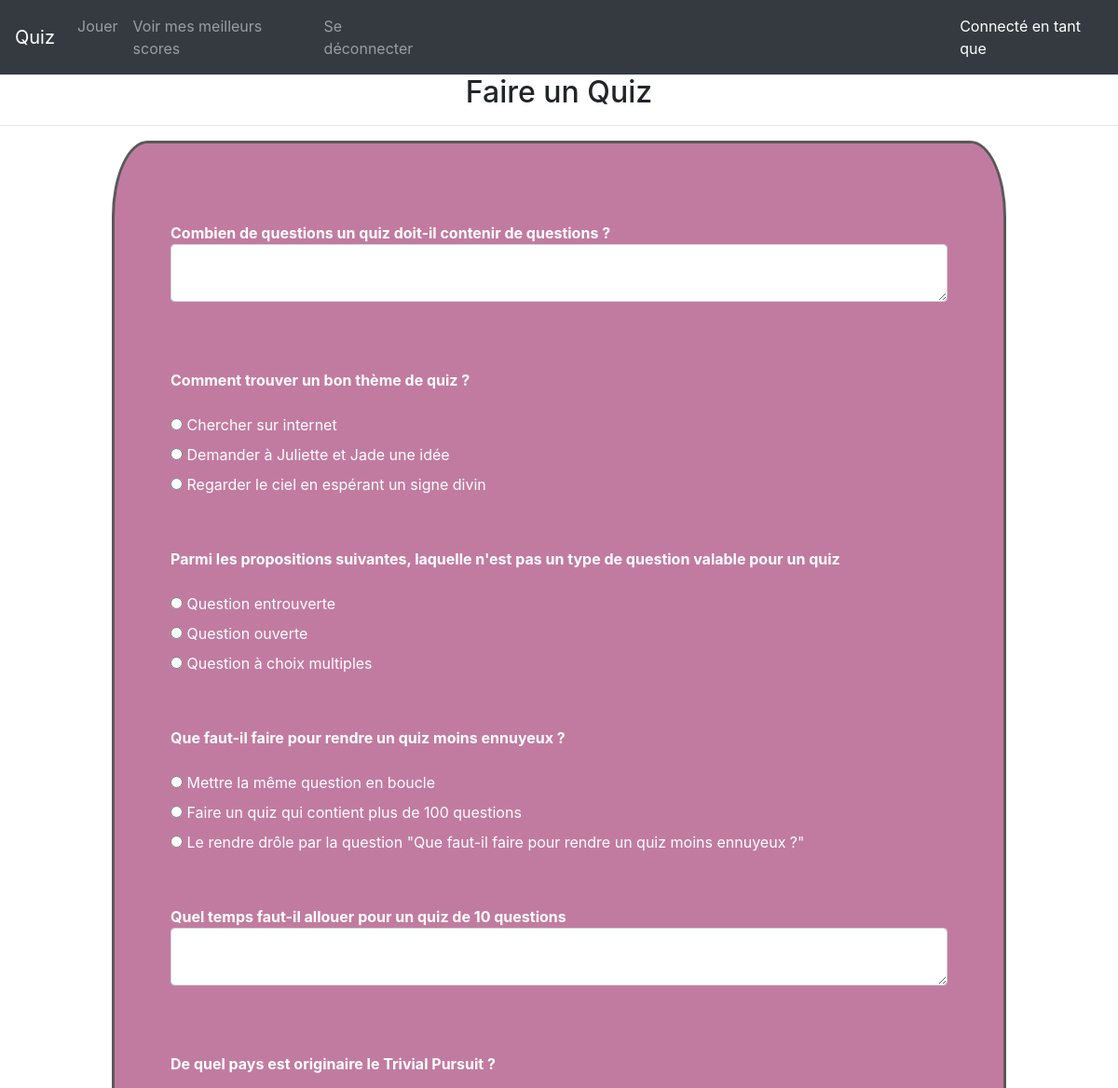
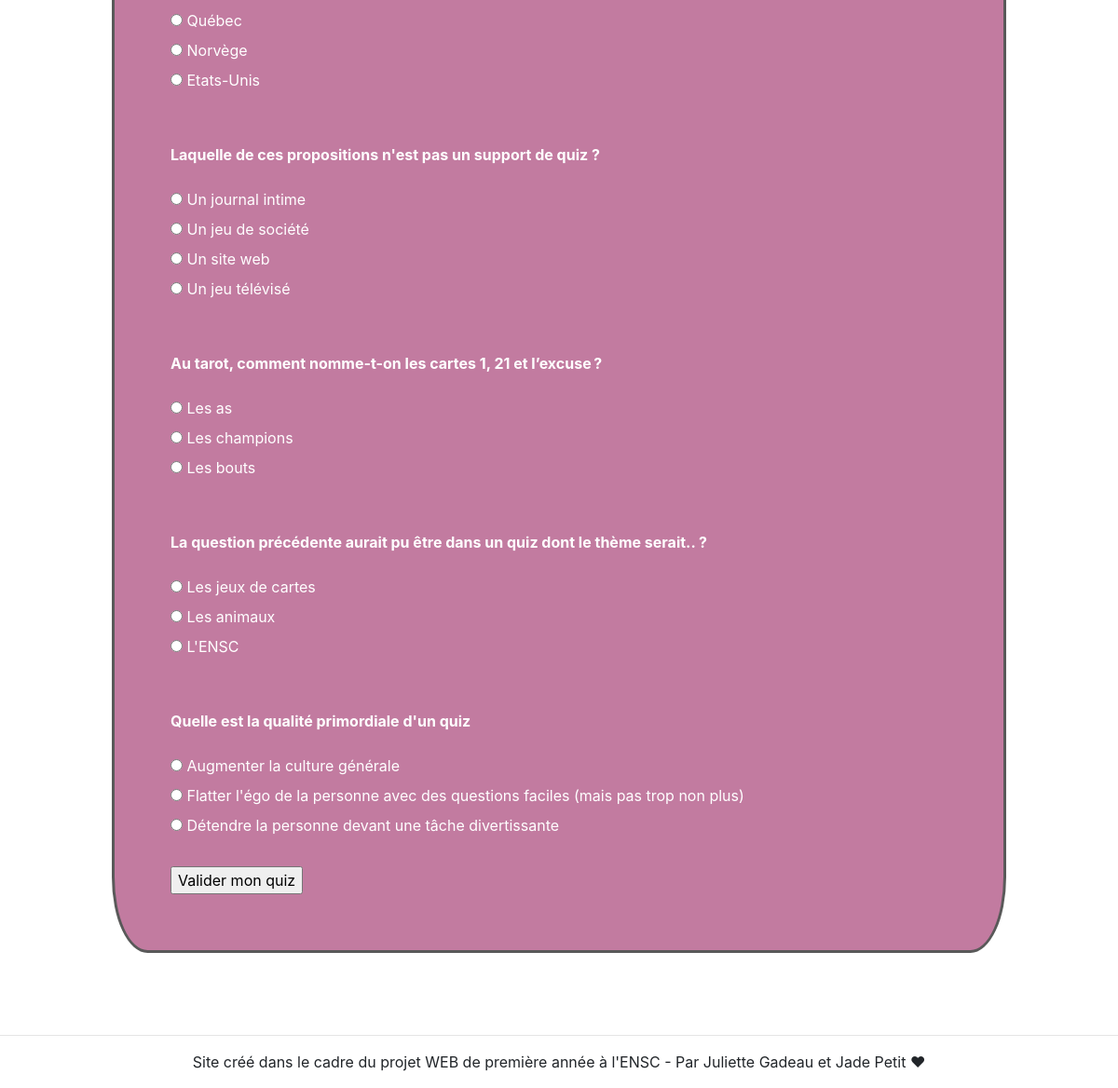
Page /pages/jouer.php?id=1 on the earlier database version (2 pictures, top to bottom).
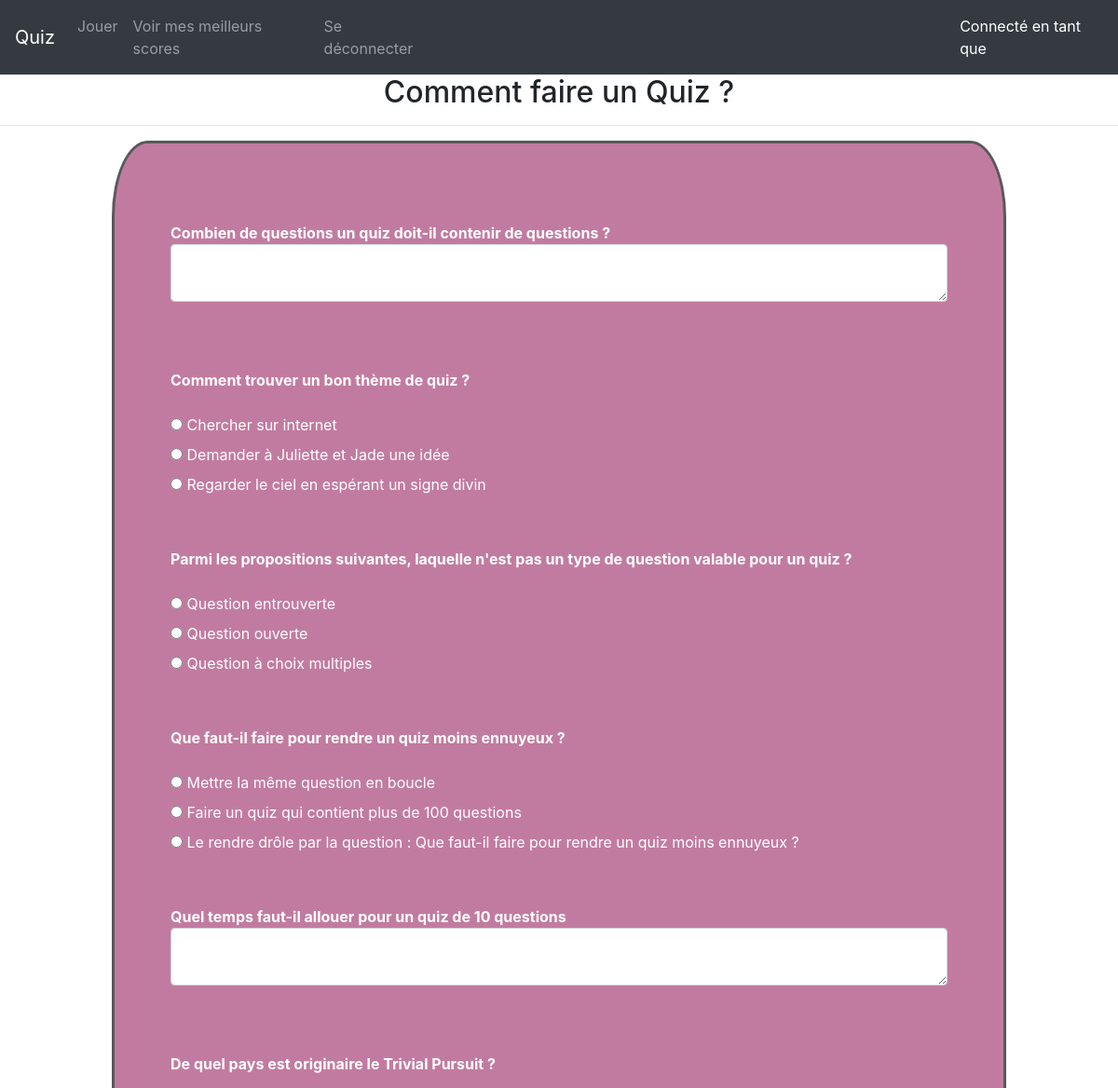
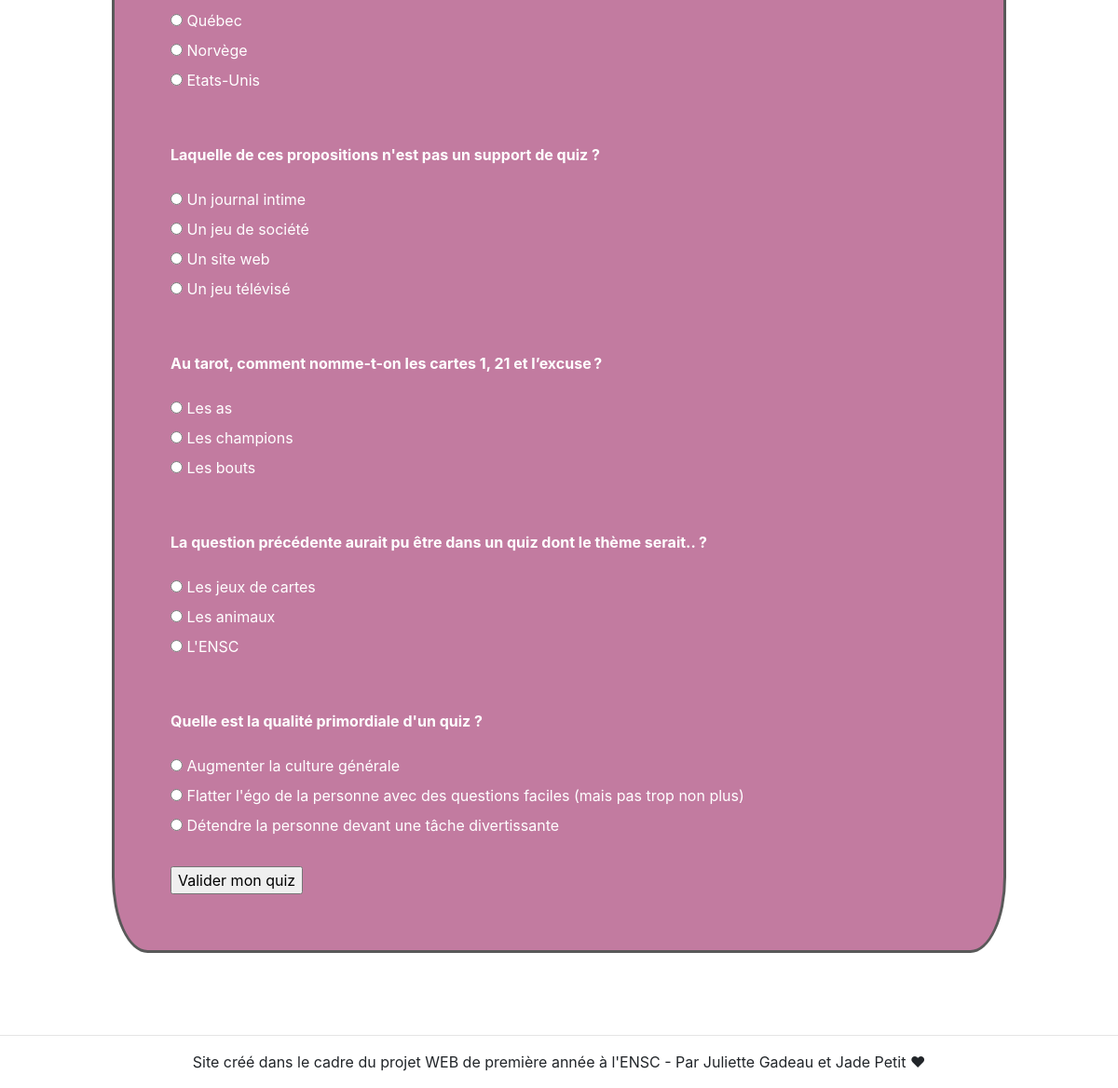
Same page on the later database version (2 pictures, top to bottom).
### tables this page shows
CREATE TABLE `quiz` (
  `no_quiz` int(20) NOT NULL,
  `nom` varchar(200) NOT NULL,
  `meilleur_score` int(20) NOT NULL,
  `meilleur_temps` int(20) NOT NULL,
  `temps_max` int(20) NOT NULL,
  `nb_question` int(20) NOT NULL,
  `login_ad` varchar(20) DEFAULT NULL
);

CREATE TABLE `question` (
  `no_question` int(20) NOT NULL,
  `lib_question` varchar(200) NOT NULL,
  `bonne_rep` varchar(200) NOT NULL,
  `type` varchar(20) NOT NULL,
  `no_quiz` int(20) DEFAULT NULL
);

CREATE TABLE `reponse` (
  `no_rep` int(20) NOT NULL,
  `lib_rep` varchar(200) NOT NULL,
  `no_question` int(20) DEFAULT NULL
);

### pages/jouer.php (the view, shortened to what this page needs)
<!DOCTYPE html>
<html>
<head>
  <link rel="stylesheet" href="../css/style_jouer.css">
  <?php include '../lib/bootstrap_header.php'; ?>
  <?php include '../includes/menu_deconnexion.php'; ?>
</head>
<body>
    <?php
    require("../bdd/connect.php");
    $req_quiz = 'SELECT * FROM QUIZ ';
    $data_quiz = $bdd->query($req_quiz);
    for($i=1;$i<=$_GET['id'];$i++)
    {
      $Tuple=$data_quiz->fetch();
      $nom_quiz = $Tuple['nom'];
      $numero_quiz = $Tuple['no_quiz'];
      $nb_question = $Tuple['nb_question'];
    }
    ?>
    <h2><?php echo $nom_quiz ?></h2>
    <hr/>
    <div class="bloc_quiz"><form action="resultat.php" method="POST">
    <?php
    $req_questions = 'SELECT * FROM QUESTION';
    $data_questions = $bdd->query($req_questions);
    for($i=1;$i<=$nb_question;$i++)
    {
      $Tuple=$data_questions->fetch();
      if($Tuple['no_quiz']==$numero_quiz)
      {
        echo '<br/><strong><div class="libelle_question">'.$Tuple['lib_question'].'</div></strong>';
        if($Tuple['type']=='ouverte')
        {
          echo '<textarea id="reponse" name="reponse'.$Tuple['no_question'].'" class="form-control" required></textarea>';
        }
        elseif ($Tuple['type']=='CM')
        {
          $req_rep = 'SELECT * FROM REPONSE';
          $data_rep = $bdd->query($req_rep);
          while ($TupleR=$data_rep->fetch())
          {
            if($Tuple['no_question']==$TupleR['no_question'])
            {
              ?>
               <br>
               <input type="radio" name ="reponse<?php echo $Tuple['no_question']?>" value="<?php echo $TupleR['lib_rep']?>">
               <label class="libelle_reponse"><?php echo $TupleR['lib_rep']?></label>
              <?php
            }
          }
        }
        echo '<br><br>';
      }
    }
    ?>
    <input type="submit" name="bouton_executer" value="Valider mon quiz" id="bouton_executer">
    </form>
    </div>
  <?php include '../includes/footer.php'; ?>
  <?php include '../lib/bootstrap_footer.php'; ?>
</body>
</html>

### lib/bootstrap_header.php (shortened to what this page needs)
<!DOCTYPE html>
<html lang="en" dir="ltr">
  <head>
  </head>
  <body>
    <link rel="stylesheet" href="https://maxcdn.bootstrapcdn.com/bootstrap/4.0.0/css/bootstrap.min.css"
>
    <link href="https://maxcdn.bootstrapcdn.com/font-awesome/4.7.0/css/font-awesome.min.css" rel="stylesheet">
  </head>
  </body>
</html>

### includes/menu_deconnexion.php (shortened to what this page needs)
<!DOCTYPE html>
<html lang="en" dir="ltr">
  <head>
    <link rel="stylesheet" href="../css/style_header.css">
  </head>
  <body>
    <nav class="navbar navbar-dark bg-dark navbar-expand-lg">
      <a class="navbar-brand" href="index.php">Quiz</a>
      <div class="collapse navbar-collapse" id="navbarSupportedContent">
        <ul class="navbar-nav mr-auto">
          <li class="nav-item">
            <a class="nav-link" id="jouer" href="choix_quiz.php">Jouer</a>
          </li>
          <li class="nav-item">
            <a class="nav-link" id="voir_scores" href="voir_score.php">Voir mes meilleurs scores</a>
          </li>
          <li class="nav-item">
            <a class="nav-link" id="se_deconnecter" href="logout.php">Se déconnecter</a>
          </li>
          <li class="nav-item">
            <div class="nav-link" id="etat_connexion"> Connecté en tant que <?php echo $_SESSION['login_entre'] ?> </div>
          </li>
        </ul>
      </div>
    </nav>
  </body>
</html>

### includes/footer.php (shortened to what this page needs)
<!DOCTYPE html>
<html lang="en" dir="ltr">
  <head>
    <link rel="stylesheet" href="../css/style_footer.css">
  </head>
  <body>
    <footer>
      <br><br><br>
      <hr>
      <p>Site créé dans le cadre du projet WEB de première année à l'ENSC - Par Juliette Gadeau et Jade Petit ❤</p>
    </footer>
  </body>
</html>

### lib/bootstrap_footer.php (shortened to what this page needs)
<!DOCTYPE html>
<html lang="en" dir="ltr">
  <head>
  </head>
  <body>
  </body>
</html>

### css/style_jouer.css (style rules this page uses)
h2 { text-align:center; font-family:Courrier, monospace; }
.bloc_quiz { color:white; background-color:#c27ba0ff; border-color : #595959; border-radius : 4%; border-style:solid; border-width:7%; width:80%; padding:5%; margin-left: auto; margin-right: auto; }
footer { text-align:center; }

### css/style_header.css (style rules this page uses)
#etat_connexion { margin-left:550px; color:white; }

### css/style_footer.css (style rules this page uses)
footer { text-align:center; }

Differences in the rows shown:
changed quiz: nom "Faire un Quiz" → "Comment faire un Quiz ?"
changed question: lib_question "Parmi les propositions suivantes, laquelle n'est pas un type de question valable pour un quiz" → "Parmi les propositions suivantes, laquelle n'est pas un type de question valable pour un quiz ?"
changed reponse: lib_rep "Le rendre drôle par la question \"Que faut-il faire pour rendre un quiz moins ennuyeux ?\"" → "Le rendre drôle par la question : Que faut-il faire pour rendre un quiz moins ennuyeux ?"
changed question: lib_question "Quelle est la qualité primordiale d'un quiz" → "Quelle est la qualité primordiale d'un quiz ?"
